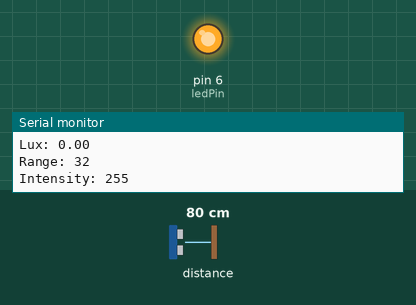
Recording of a sketch running on a simulated Arduino Uno, built with avr-gcc and run on an emulated ATmega328P. Parts: output pins drawn as LEDs (lit = HIGH), the last lines printed to the serial monitor. Inputs (shaded band) come from the test bench; at power-on: distance to the obstacle 80 cm.

Above: at 1.2 s.
1.3 s: distance to the obstacle set to 5 cm
2.8 s: distance to the obstacle set to 2 cm
At 3.3 s:
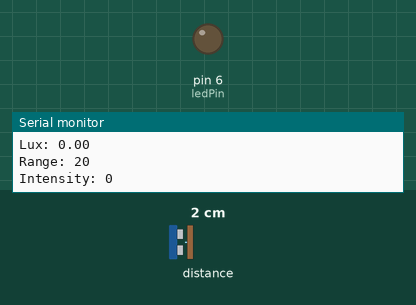
4.3 s: distance to the obstacle set to 4 cm
At 5.0 s:
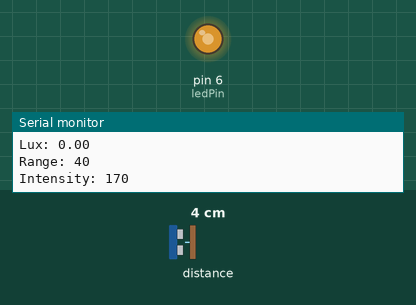
5.8 s: distance to the obstacle set to 9 cm
At 6.8 s:
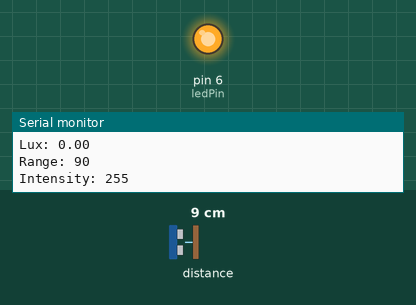
Timing chart, 0 to 8.3 s (numbered marks = the images above; inputs shaded):
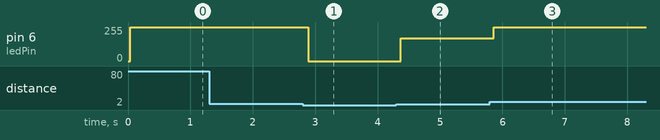

The sketch:

vl6180x.ino
```cpp
#include <Wire.h>
#include "Adafruit_VL6180X.h"

const int ledPin = 6; //define pin for LED
int maxVal = 0;
int minVal = 100;
uint8_t intensity = 0;

Adafruit_VL6180X vl = Adafruit_VL6180X();

void setup() {
  Serial.begin(115200);

  // wait for serial port to open on native usb devices
  while (!Serial) {
    delay(1);
  }

  Serial.println("Adafruit VL6180x test!");
  if (! vl.begin()) {
    Serial.println("Failed to find sensor");
    while (1);
  }
  Serial.println("Sensor found!");

  //create pinMode for LED
  pinMode(ledPin, OUTPUT);
}

void loop() {

  float lux = vl.readLux(VL6180X_ALS_GAIN_5);
  Serial.print("Lux: "); Serial.println(lux);

  uint8_t range = vl.readRange();
  uint8_t status = vl.readRangeStatus();

  if (status == VL6180X_ERROR_NONE) {
    Serial.print("Range: "); Serial.println(range);
  }
  // Find min and max value of sensor
  if (range > maxVal) {
        maxVal = range;
  }
  if (range < minVal) {
        minVal = range;
  }
  intensity = map(range, minVal, maxVal, 0, 255);

  Serial.print("Intensity: "); Serial.println(intensity);
  analogWrite(ledPin, intensity);
  delay(30);

// Some error occurred, print it out!
//
//  if  ((status >= VL6180X_ERROR_SYSERR_1) && (status <= VL6180X_ERROR_SYSERR_5)) {
//    Serial.println("System error");
//  }
//  else if (status == VL6180X_ERROR_ECEFAIL) {
//    Serial.println("ECE failure");
//  }
//  else if (status == VL6180X_ERROR_NOCONVERGE) {
//    Serial.println("No convergence");
//  }
//  else if (status == VL6180X_ERROR_RANGEIGNORE) {
//    Serial.println("Ignoring range");
//  }
//  else if (status == VL6180X_ERROR_SNR) {
//    Serial.println("Signal/Noise error");
//  }
//  else if (status == VL6180X_ERROR_RAWUFLOW) {
//    Serial.println("Raw reading underflow");
//  }
//  else if (status == VL6180X_ERROR_RAWOFLOW) {
//    Serial.println("Raw reading overflow");
//  }
//  else if (status == VL6180X_ERROR_RANGEUFLOW) {
//    Serial.println("Range reading underflow");
//  }
//  else if (status == VL6180X_ERROR_RANGEOFLOW) {
//    Serial.println("Range reading overflow");
//  }
  delay(50);
}
```

Measured:
- the behaviour switches between 4 and 3 cm on distance to the obstacle (found by bisection; images 0 and 1)
- after the input at 2.8 s, pin 6 (ledPin): 255/255 → 0/255 after 0.09 s
- after the input at 4.3 s, pin 6 (ledPin): 0/255 → 170/255 after 0.07 s
- after the input at 5.8 s, pin 6 (ledPin): 170/255 → 255/255 after 0.06 s
